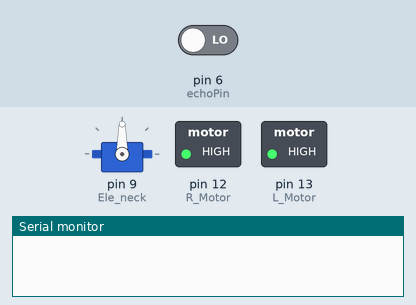
Bench run of a sketch on a simulated Arduino Uno, built with avr-gcc and run on an emulated ATmega328P. Parts: servo, switched loads named in the sketch (green lamp = pin HIGH), the last lines printed to the serial monitor. Inputs (shaded band) come from the test bench; at power-on: pin 6 (echoPin) LOW. Pins used as bus, display or sensor lines are not drawn.

Above: at 0.05 s.
At 1.45 s:
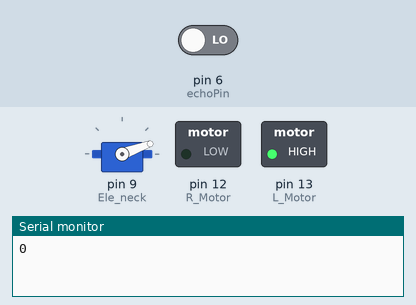
Timing chart, 0 to 3.0 s (numbered marks = the images above):
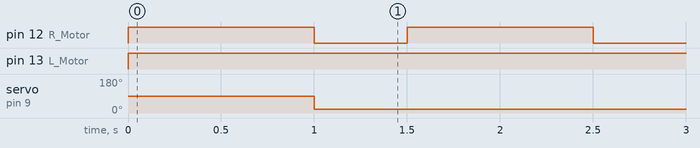

The sketch:

sketch_may26a.ino
```cpp
#include <Servo.h>
#include "Ultrasonic.h"

Servo Ele_neck;

int pos = 90;
int Neck_Speed = 30;
int trigPin = 5;      // trig pin of HC-SR04
int echoPin = 6;     // Echo pin of HC-SR04

int Thou = 1000;
int Hun = 500;
int Five = 2000;
int L_Motor = 13;
int R_Motor =12;


void setup() {
  // put your setup code here, to run once:
Serial.begin(9600); // Setting baud rate to 9600. The serial port can transfer a maximum of 9600 bits per second
Ele_neck.attach(9);
pinMode(L_Motor,OUTPUT);
pinMode(R_Motor,OUTPUT);
pinMode(trigPin,OUTPUT);
pinMode(echoPin,INPUT); //set echo pin as input to capture reflected
}

void loop() {
 digitalWrite(L_Motor, HIGH);
 digitalWrite(R_Motor, HIGH);
  // put your main code here, to run repeatedly:
digitalWrite(trigPin, LOW);
delayMicroseconds(2);
digitalWrite(trigPin, HIGH);     // send waves for 10 us
delayMicroseconds(10);
int distance = pulseIn(echoPin, HIGH);
distance = distance / 74 / 2;
Serial.println(distance);

 digitalWrite(L_Motor, HIGH);
 digitalWrite(R_Motor, HIGH);

if(distance > 20){Ele_neck.write(90); }
if(pos=90 &&  distance < 16 && distance > 13){Ele_neck.write(160);}
if(pos=160 && distance <=13){Ele_neck.write(20); }


if(pos=90 &&  distance < 16 && distance > 13){digitalWrite(L_Motor,LOW);
                                             digitalWrite(R_Motor, HIGH);
                                                            delay(500);}
if(pos=160 && distance <=13){digitalWrite(L_Motor,HIGH);
                             digitalWrite(R_Motor, LOW);
                                            delay(500);}

}
```

Measured:
- by itself, pin 12 (R_Motor): alternates HIGH for 1.0 s and LOW for 0.50 s
- by itself, pin 13 (L_Motor): LOW → HIGH at 0.00 s
- by itself, servo on pin 9 (Ele_neck): 90° → 20° at 1.0 s
